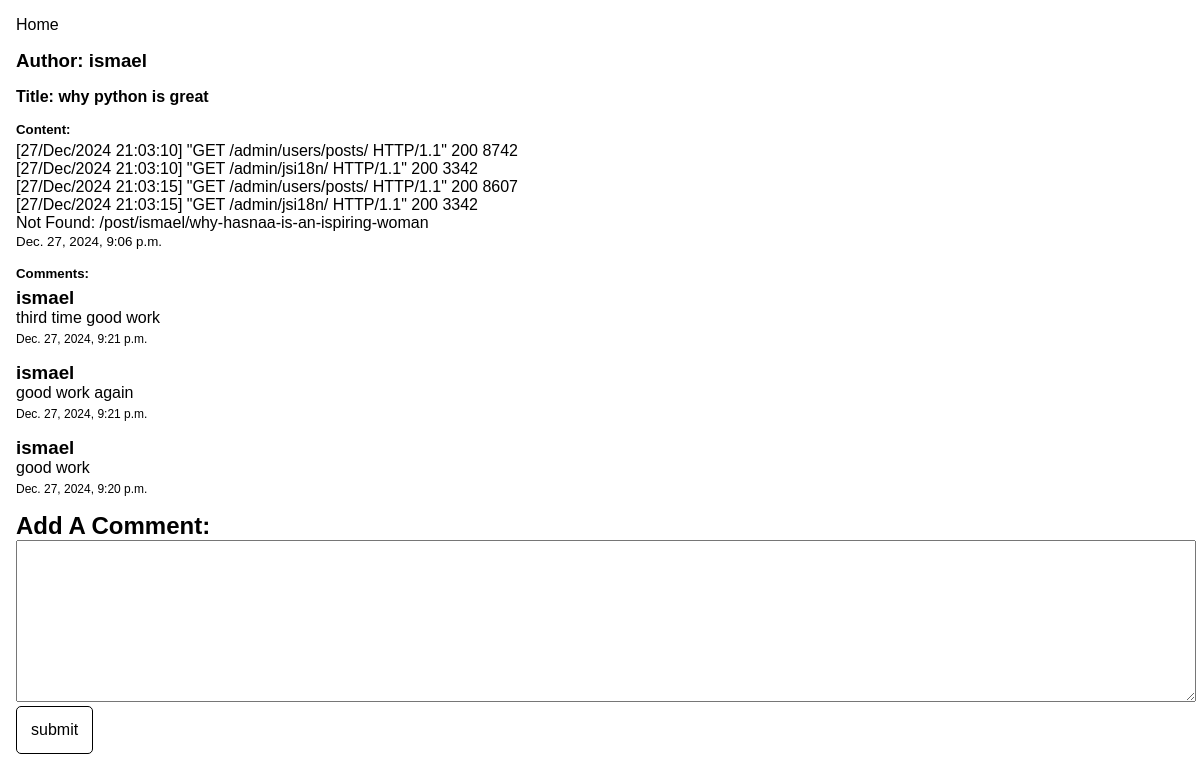
Page /post/why-python-is-great/ on the committed database.
### users/models.py (models this page shows, shortened)
class Posts(models.Model):
    user = models.ForeignKey(User, on_delete=models.CASCADE, related_name='posts')
    title = models.CharField(max_length=200)
    content = models.TextField()
    slug = models.SlugField(unique=True, max_length=200, blank=True, null=True)
    created_at = models.DateTimeField(auto_now_add=True)
    updated_at = models.DateTimeField(auto_now=True)
    class Meta:
        ordering = ['-created_at']
        verbose_name_plural = "Posts"

class Comment(models.Model):
    post = models.ForeignKey(Posts, on_delete=models.CASCADE, related_name='comments')
    user = models.ForeignKey(User, on_delete=models.CASCADE)
    content = models.TextField()
    created_at = models.DateTimeField(auto_now_add=True)
    updated_at = models.DateTimeField(auto_now=True)
    class Meta:
        ordering = ['-created_at']

### home/views.py (the view)
# urls.py: path('post/<slug:slug>/', views.post, name='post_detail'),
def post(request, slug):
    post = get_object_or_404(models.Posts, slug=slug)
    comments = post.comments.all()
    form = {}
    if request.method == 'POST':
        form = forms.CommentForm(request.POST)
        if form.is_valid():
            comment = form.save(commit=False)
            comment.user = request.user
            print(request.user)
            comment.post = post
            comment.save()
            return redirect(request.path_info)
    else:
        form = forms.CommentForm()
        return render(request, 'home/post_detail.html', {
            'post': post,
            'comments': comments,
            'form': form
            })

### users/forms.py
class CommentForm(forms.ModelForm):
    class Meta:
        model = Comment
        fields = ['content']

### home/templates/home/post_detail.html (shortened to what this page needs)
{% extends 'base.html' %}
{% load static %}
{% block css_files %}
    <link rel="stylesheet" href="{% static  'home/css/post_detail.css' %}">
{% endblock %}
{% block content %}
<a id="home" href="{% url 'home' %}">Home</a>
    <div id="post">
        <h3>Author: <a href="/users/{{post.user}}">{{post.user}}</a></h3>
        <h4>Title: {{post.title}}</h4>
        <h5>Content:</h5>
        <p class="res-line">{{post.content}}</p>
        <small>{{post.created_at}}</small>
    </div>
    {% if comments %}
    <div id="comments">
        <h5>Comments:</h5>
        {% for comment in comments %}
        <div>
            <h3>{{comment.user}}</h3>
            <p class="res-line">{{comment.content}}</p>
            <small>{{comment.created_at}}</small>
        </div>
        {% endfor %}
    </div>
    {% endif %}
    <div id="form-comment">
        <h2>Add A Comment:</h2>
        <form method="post">
            {{form.content}}
            <input id="submit-btn" type="submit" value="submit">
        </form>
    </div>
{% endblock %}

### templates/base.html (shortened to what this page needs)
{% load static %}
<!DOCTYPE html>
<html lang="en">
<head>
    <link rel="stylesheet" href="{% static 'styles.css' %}">
    {% block css_files %}
    {% endblock %}
</head>
<body>
    {% block content %}
    {% endblock %}
</body>
</html>

### static/styles.css (style rules this page uses)
* { padding: 0; margin: 0; }
body { font-family: sans-serif; }
a { color: black; text-decoration: none; transition: all .5s; }

### home/static/home/css/post_detail.css (style rules this page uses)
a#home { display: block; margin: 1rem; }
#post, #comments, #form-comment { margin: 1rem; }
#post h4 { margin: 1rem 0; }
#post h5 { margin-bottom: 5px; }
#comments h5 { margin-bottom: -10px; }
#comments div { margin-top: 1rem; }
#comments div p { margin: 0 0 5px ; }
#comments div small { display: block; font-size: 12px; }
form textarea { width: 100%; padding: 5px; }
form #submit-btn { background-color: #fff; padding: 14px; border: 1px solid; font-size: 16px; cursor: pointer; border-radius: 5px; }
.res-line { white-space: pre-wrap; }

### rows in the picture
Posts: user "ismael", title "why python is great", content "[27/Dec/2024 21:03:10] \"GET /admin/users/posts/ HTTP/1.1\" 200 8742 [27/Dec/2024 21:03:10] \"GET /admin/jsi18n/ HTTP/1.1\" 200 3342 [27/Dec/2024 21:03:15] \"GET /admin/users/posts/ HTTP/1.1\" 200 8607 [27/Dec/2024 21:03:15] \"GET /admin/jsi18n/ HTTP/1.1\" 200 3342 Not Found: /post/ismael/why-hasnaa-is-an-ispiring-woman", created_at "Dec. 27, 2024, 9:06 p.m."
Comment: user "ismael", content "third time good work", created_at "Dec. 27, 2024, 9:21 p.m."
Comment: user "ismael", content "good work again", created_at "Dec. 27, 2024, 9:21 p.m."
Comment: user "ismael", content "good work", created_at "Dec. 27, 2024, 9:20 p.m."
